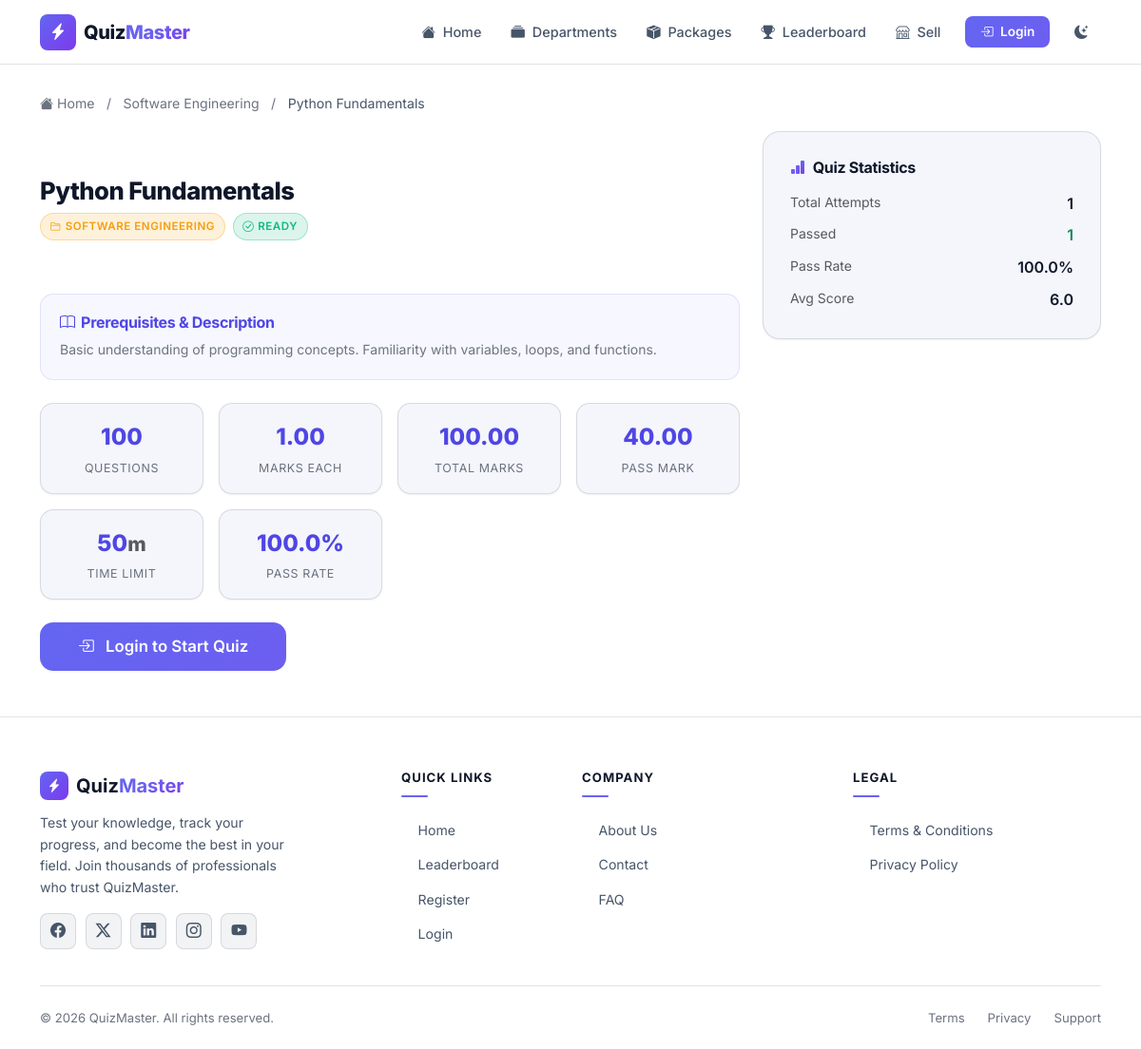
Page /quiz/python-fundamentals/ on the committed database.
### quizzes/models.py (models this page shows, shortened)
class Quiz(models.Model):
    STATUS_CHOICES = [
        ('draft', 'Draft'),
        ('pending', 'Pending Review'),
        ('approved', 'Approved / Published'),
        ('rejected', 'Rejected'),
    ]
    department = models.ForeignKey(
        Department,
        on_delete=models.CASCADE,
        related_name='quizzes'
    )
    subcategory = models.ForeignKey(
        SubCategory,
        on_delete=models.SET_NULL,
        null=True, blank=True,
        related_name='quizzes'
    )
    owner = models.ForeignKey(
        User,
        on_delete=models.CASCADE,
        null=True, blank=True,
        related_name='owned_quizzes',
        help_text='The vendor who owns this quiz. Empty for platform/admin-owned quizzes.'
    )
    name = models.CharField(max_length=300)
    slug = models.SlugField(max_length=300, unique=True, blank=True)
    prerequisites = models.TextField(
        help_text='List prerequisites or knowledge required before taking this quiz.'
    )
    total_questions = models.PositiveIntegerField(
        help_text='Number of questions in this quiz.'
    )
    mark_per_question = models.DecimalField(
        max_digits=5, decimal_places=2, default=1.00,
        help_text='Marks awarded for each correct answer.'
    )
    pass_mark = models.DecimalField(
        max_digits=6, decimal_places=2,
        help_text='Minimum marks required to pass.'
    )
    time_limit = models.PositiveIntegerField(
        help_text='Time limit in minutes to complete the quiz.'
    )
    is_published = models.BooleanField(default=False)
    status = models.CharField(
        max_length=20, choices=STATUS_CHOICES, default='draft',
        help_text='Review workflow status. Admin approval sets this to "approved" and publishes the quiz.'
    )
    rejection_reason = models.TextField(blank=True)
    submitted_at = models.DateTimeField(null=True, blank=True)
    reviewed_at = models.DateTimeField(null=True, blank=True)
    reviewed_by = models.ForeignKey(
        User,
        on_delete=models.SET_NULL,
        null=True, blank=True,
        related_name='reviewed_quizzes'
    )
    price = models.DecimalField(
        max_digits=10, decimal_places=2, default=0.00,
        help_text='Price to purchase this quiz individually. 0 means free/open.'
    )
    allow_retake = models.BooleanField(
        default=True,
        help_text='Allow users to retake this quiz.'
    )
    shuffle_questions = models.BooleanField(
        default=True,
        help_text='Randomize question order for each attempt.'
    )
    show_instant_feedback = models.BooleanField(
        default=False,
        help_text='Show correct answer immediately after selecting a choice.'
    )
    per_question_time_limit = models.PositiveIntegerField(
        null=True, blank=True,
        help_text='Optional per-question time limit in seconds. Leave blank for no limit.'
    )
    created_at = models.DateTimeField(auto_now_add=True)
    updated_at = models.DateTimeField(auto_now=True)
    class Meta:
        verbose_name_plural = 'Quizzes'
        ordering = ['-created_at']
    @property
    def total_marks(self):
        return self.total_questions * self.mark_per_question
    @property
    def is_paid(self):
        return self.price and self.price > 0
    @property
    def question_count(self):
        return self.questions.count()
    @property
    def has_enough_questions(self):
        return self.question_count >= self.total_questions

class Department(models.Model):
    name = models.CharField(max_length=200)
    slug = models.SlugField(max_length=200, unique=True, blank=True)
    description = models.TextField(blank=True)
    icon = models.CharField(
        max_length=50,
        default='bi-mortarboard-fill',
        help_text='Bootstrap icon class, e.g. bi-gear-fill'
    )
    is_active = models.BooleanField(default=True)
    is_approved = models.BooleanField(
        default=False,
        help_text='Vendor-created categories require admin approval before going public.'
    )
    created_by = models.ForeignKey(
        User,
        on_delete=models.SET_NULL,
        null=True, blank=True,
        related_name='created_departments',
        help_text='The vendor who created this category. Empty for admin-created.'
    )
    created_at = models.DateTimeField(auto_now_add=True)
    updated_at = models.DateTimeField(auto_now=True)
    class Meta:
        ordering = ['name']
    def get_absolute_url(self):
        return reverse('department_quizzes', kwargs={'slug': self.slug})

### quizzes/views.py (the view)
# urls.py: path('quiz/<slug:slug>/', views.quiz_detail, name='quiz_detail'),
def quiz_detail(request, slug):
    quiz = get_object_or_404(Quiz, slug=slug, is_published=True)
    user_attempts = []
    can_take = True
    if request.user.is_authenticated:
        user_attempts = QuizAttempt.objects.filter(
            user=request.user, quiz=quiz
        )[:5]
        if not quiz.allow_retake and user_attempts.exists():
            can_take = False
    attempt_count = QuizAttempt.objects.filter(quiz=quiz).count()
    pass_count = QuizAttempt.objects.filter(quiz=quiz, passed=True).count()
    avg_score = QuizAttempt.objects.filter(quiz=quiz).aggregate(
        avg=Avg('score')
    )['avg']
    has_access = user_can_access_quiz(request.user, quiz)
    context = {
        'quiz': quiz,
        'user_attempts': user_attempts,
        'can_take': can_take,
        'has_access': has_access,
        'needs_purchase': quiz.is_paid and not has_access,
        'attempt_count': attempt_count,
        'pass_count': pass_count,
        'pass_rate': round((pass_count / attempt_count) * 100, 1) if attempt_count > 0 else 0,
        'avg_score': round(avg_score, 1) if avg_score else 0,
    }
    return render(request, 'quizzes/quiz_detail.html', context)

### quizzes/views.py (called while the page is built, shortened)
def user_can_access_quiz(user, quiz):
    if not quiz.is_paid:
        return True

### quizzes/templates/quizzes/quiz_detail.html (shortened to what this page needs)
{% extends "quizzes/base.html" %}
{% block content %}
<div class="container">
    <div class="breadcrumb-nav">
        <a href="{% url 'home' %}"><i class="bi bi-house-fill"></i> Home</a>
        <span class="mx-2">/</span>
        <a href="{{ quiz.department.get_absolute_url }}">{{ quiz.department.name }}</a>
        <span class="mx-2">/</span>
        <span class="current">{{ quiz.name }}</span>
    </div>
    <div class="row g-4">
        <div class="col-lg-8">
            <div class="detail-header">
                <h1 class="section-title">{{ quiz.name }}</h1>
                <div class="d-flex align-items-center gap-2 mt-2">
                    <span class="quiz-badge badge-pending">
                        <i class="bi bi-folder2 me-1"></i>{{ quiz.department.name }}
                    </span>
                    {% if quiz.has_enough_questions %}
                    <span class="quiz-badge badge-pass">
                        <i class="bi bi-check-circle me-1"></i>Ready
                    </span>
                    {% else %}
                    <span class="quiz-badge badge-fail">
                        <i class="bi bi-exclamation-circle me-1"></i>Not enough questions
                    </span>
                    {% endif %}
                </div>
            </div>
            <div class="prerequisites-box">
                <h6><i class="bi bi-book"></i> Prerequisites & Description</h6>
                <p class="mb-0 small text-secondary">{{ quiz.prerequisites|linebreaksbr }}</p>
            </div>
            <div class="detail-stats">
                <div class="detail-stat">
                    <div class="detail-stat-value">{{ quiz.total_questions }}</div>
                    <div class="detail-stat-label">Questions</div>
                </div>
                <div class="detail-stat">
                    <div class="detail-stat-value">{{ quiz.mark_per_question }}</div>
                    <div class="detail-stat-label">Marks Each</div>
                </div>
                <div class="detail-stat">
                    <div class="detail-stat-value">{{ quiz.total_marks }}</div>
                    <div class="detail-stat-label">Total Marks</div>
                </div>
                <div class="detail-stat">
                    <div class="detail-stat-value">{{ quiz.pass_mark }}</div>
                    <div class="detail-stat-label">Pass Mark</div>
                </div>
                <div class="detail-stat">
                    <div class="detail-stat-value">{{ quiz.time_limit }}<small class="text-muted">m</small></div>
                    <div class="detail-stat-label">Time Limit</div>
                </div>
                <div class="detail-stat">
                    <div class="detail-stat-value">{{ pass_rate }}%</div>
                    <div class="detail-stat-label">Pass Rate</div>
                </div>
            </div>
            <div class="mt-4 d-flex gap-2 flex-wrap">
                {% if user.is_authenticated %}
                    {% if needs_purchase %}
                    <form method="post" action="{% url 'quiz_purchase' slug=quiz.slug %}">
                        {% csrf_token %}
                        <button type="submit" class="btn btn-gradient btn-gradient-lg">
                            <i class="bi bi-bag-check-fill me-2"></i> Buy for ৳{{ quiz.price }}
                        </button>
                    </form>
                    {% elif can_take and quiz.has_enough_questions %}
                    <a href="{% url 'take_quiz' slug=quiz.slug %}" class="btn btn-gradient btn-gradient-lg">
                        <i class="bi bi-play-circle-fill me-2"></i>
                        {% if user_attempts %}Retake Quiz{% else %}Start Quiz{% endif %}
                    </a>
                    {% elif not can_take %}
                    <button class="btn btn-glass btn-gradient-lg" disabled>
                        <i class="bi bi-lock-fill me-2"></i> Already Attempted (No Retakes)
                    </button>
                    {% else %}
                    <button class="btn btn-glass btn-gradient-lg" disabled>
                        <i class="bi bi-exclamation-triangle-fill me-2"></i> Not Enough Questions
                    </button>
                    {% endif %}
                    {% if user.is_staff %}
                    <a href="{% url 'upload_questions' slug=quiz.slug %}" class="btn btn-glass">
                        <i class="bi bi-cloud-arrow-up-fill me-2"></i> Upload Questions
                    </a>
                    {% endif %}
                {% else %}
                <a href="{% url 'login' %}?next={{ request.path }}" class="btn btn-gradient btn-gradient-lg">
                    <i class="bi bi-box-arrow-in-right me-2"></i> Login to Start Quiz
                </a>
                {% endif %}
            </div>
        </div>
        <div class="col-lg-4">
            <div class="glass-card-static mb-3">
                <h6 class="fw-700 mb-3"><i class="bi bi-bar-chart-fill me-2 text-gradient"></i>Quiz Statistics</h6>
                <div class="d-flex justify-content-between mb-2">
                    <span class="text-muted small">Total Attempts</span>
                    <span class="fw-600">{{ attempt_count }}</span>
                </div>
                <div class="d-flex justify-content-between mb-2">
                    <span class="text-muted small">Passed</span>
                    <span class="fw-600 text-success">{{ pass_count }}</span>
                </div>
                <div class="d-flex justify-content-between mb-2">
                    <span class="text-muted small">Pass Rate</span>
                    <span class="fw-600">{{ pass_rate }}%</span>
                </div>
                <div class="d-flex justify-content-between">
                    <span class="text-muted small">Avg Score</span>
                    <span class="fw-600">{{ avg_score }}</span>
                </div>
            </div>
        </div>
    </div>
</div>
{% endblock %}

### static/css/public.css (style rules this page uses)
:root { --bg-primary: #0d1117; --bg-secondary: #11161f; --bg-card: rgba(255, 255, 255, 0.025); --bg-card-hover: rgba(255, 255, 255, 0.045); --glass-bg: rgba(255, 255, 255, 0.025); --glass-border: rgba(255, 255, 255, 0.07); --glass-highlight: rgba(255, 255, 255, 0.06); --accent-primary: #6366f1; --accent-secondary: #818cf8; --accent-tertiary: #a5b4fc; --gradient-start: #6366f1; --gradient-mid: #7c83f6; --gradient-end: #818cf8; --text-primary: #e8edf6; --text-secondary: #9aa6bd; --text-muted: #6b7689; --shadow-sm: 0 1px 2px rgba(0, 0, 0, 0.25); --shadow-md: 0 6px 18px rgba(0, 0, 0, 0.28); --shadow-lg: 0 16px 40px rgba(0, 0, 0, 0.35); --shadow-glow: 0 14px 30px rgba(0, 0, 0, 0.3); --radius-md: 14px; --radius-lg: 18px; }
.glass-card, .glass-card-static, .feature-card, .testimonial-card, .detail-stat, .stat-chip { backdrop-filter: blur(6px); -webkit-backdrop-filter: blur(6px); background: var(--bg-card); border: 1px solid var(--glass-border); box-shadow: var(--shadow-sm); }
.glass-card::before, .glass-card-static::before, .feature-card::before, .testimonial-card::before { display: none; }
.btn-gradient { background: linear-gradient(135deg, var(--gradient-start), var(--gradient-mid)); box-shadow: none; }

### rows in the picture
Quiz: department.name "Software Engineering", name "Python Fundamentals", department.name "SOFTWARE ENGINEERING", prerequisites "Basic understanding of programming concepts. Familiarity with variables, loops, and functions.", total_questions "100", mark_per_question "1.00", total_marks "100.00", pass_mark "40.00", time_limit "50"

### other values in the picture
{{ pass_rate }} "100.0"
{{ attempt_count }} "1"
{{ pass_count }} "1"
{{ avg_score }} "6.0"
